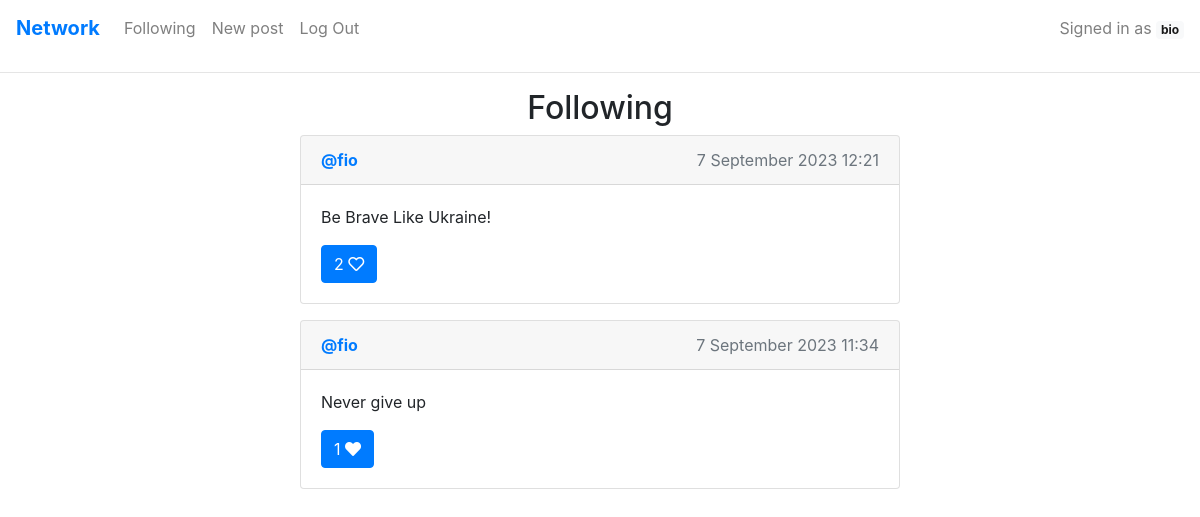
Page /following (signed in) on the committed database.
### network/models.py (models this page shows, shortened)
class User(AbstractUser):
    pass

class Post(models.Model):
    autor = models.ForeignKey(User, related_name='autor', on_delete=models.CASCADE)
    date = models.DateTimeField(auto_now_add=True)
    bodyPost = models.CharField(max_length=150)
    likePost = models.ManyToManyField(User, blank=True, related_name="User_who_like")

### network/views.py (the view)
# urls.py: path("following", views.following, name="following"),
def following(request):
    current_user = request.user
    followingUsers = Follow.objects.filter(follower=current_user)
    allPosts = Post.objects.all().order_by('-date')
    followingPosts = []
    for post in allPosts:
        for user in followingUsers:
            if post.autor == user.followed:
                followingPosts.append(post)
    p = Paginator(followingPosts, 10)
    page = request.GET.get('page')
    posts = p.get_page(page)
    userLike = []
    for pst in posts:
        if current_user in pst.likePost.all():
            userLike.append(pst)
    return render(request, "network/following.html", {
        'posts': posts,
        'userLike': userLike
    })

### network/templates/network/following.html (shortened to what this page needs)
{% extends "network/layout.html" %}
{% block body %}
    <div class="text-center">
        <h2>Following</h2>
    </div>
    <div class="w-50 mx-auto">
        {% for post in posts %}
        <div class="card mb-3">
            <div class="card-header d-flex justify-content-between">
                <div class="m-0"><a href="{% url 'profile' post.autor.username %}" class="card-link"><b>@{{post.autor}}</b></a></div>
                <div class="text-muted">{{post.date|date:"j E Y H:i"}}</div>
            </div>
            <div class="card-body">
              <p id="postText">{{post.bodyPost}}</p>
              {% if user.is_authenticated %}
                {% if post in userLike %}
                  <button class="btn btn-primary" data-id="{{post.id}}" id="like">{{post.likePost.count}} <i class="far fa-heart"></i></button>
                {% else %}
                  <button class="btn btn-primary" data-id="{{post.id}}" id="unlike">{{post.likePost.count}} <i class="fas fa-heart"></i></button>
                {% endif %}
              {% else %}
                <button disabled class="btn btn-primary" data-id="{{post.id}}" id="like">{{post.likePost.count}} <i class="far fa-heart"></i></button>
              {% endif %}
            </div>
          </div>
        {% endfor %}
    </div>
{% endblock %}

### network/templates/network/layout.html (shortened to what this page needs)
{% load static %}
<!DOCTYPE html>
<html lang="en">
    <head>
        <link rel="stylesheet" href="https://stackpath.bootstrapcdn.com/bootstrap/4.4.1/css/bootstrap.min.css">
        <link href="{% static 'network/styles.css' %}" rel="stylesheet">
        <link rel="stylesheet" href="https://use.fontawesome.com/releases/v5.7.0/css/all.css">
    </head>
    <body>
          <nav class="navbar navbar-expand navbar-light">
            <a class="navbar-brand text-primary" href="{% url 'index' %}"><b>Network</b></a>
            <div class="collapse navbar-collapse" id="navbarText">
              <ul class="navbar-nav mr-auto">
                {% if user.is_authenticated %}
                    <li class="nav-item">
                        <a class="nav-link" href="{% url 'following' %}">Following</a>
                    </li>
                    <li class="nav-item">
                        <a class="nav-link" href="{% url 'newPost' %}">New post</a>
                    </li>
                    <li class="nav-item">
                        <a class="nav-link" href="{% url 'logout' %}">Log Out</a>
                    </li>
                {% else %}
                    <a class="nav-item nav-link" href="{% url 'login' %}">Log In</a>
                    <a class="nav-item nav-link" href="{% url 'register' %}">Register</a>
                {% endif %}
              </ul>
              <span class="navbar-text">
                {% if user.is_authenticated %}
                    Signed in as <a href="{% url 'profile' user.username %}" class="badge badge-light">{{user.username}}</a>
                {% else %}
                    Not signed in.
                {% endif %}
              </span>
            </div>
          </nav>
          <hr>
        <div class="body">
            {% block body %}
            {% endblock %}
        </div>
    </body>
</html>

### rows in the picture
User: username "bio"
Post: autor "fio", date "7 September 2023 12:21", bodyPost "Be Brave Like Ukraine!", likePost.count "2"
Post: autor "fio", date "7 September 2023 11:34", bodyPost "Never give up", likePost.count "1"
